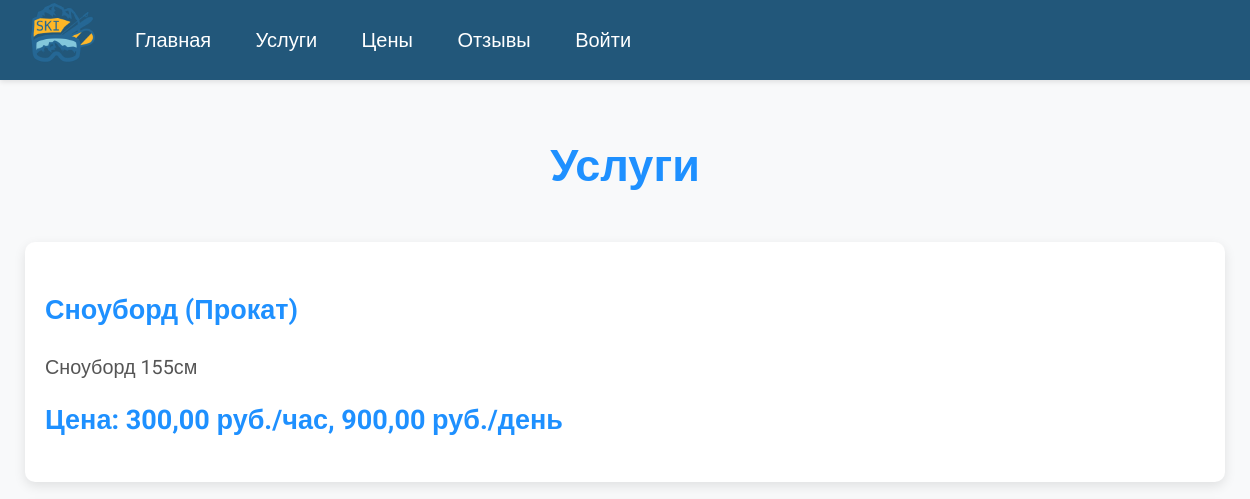
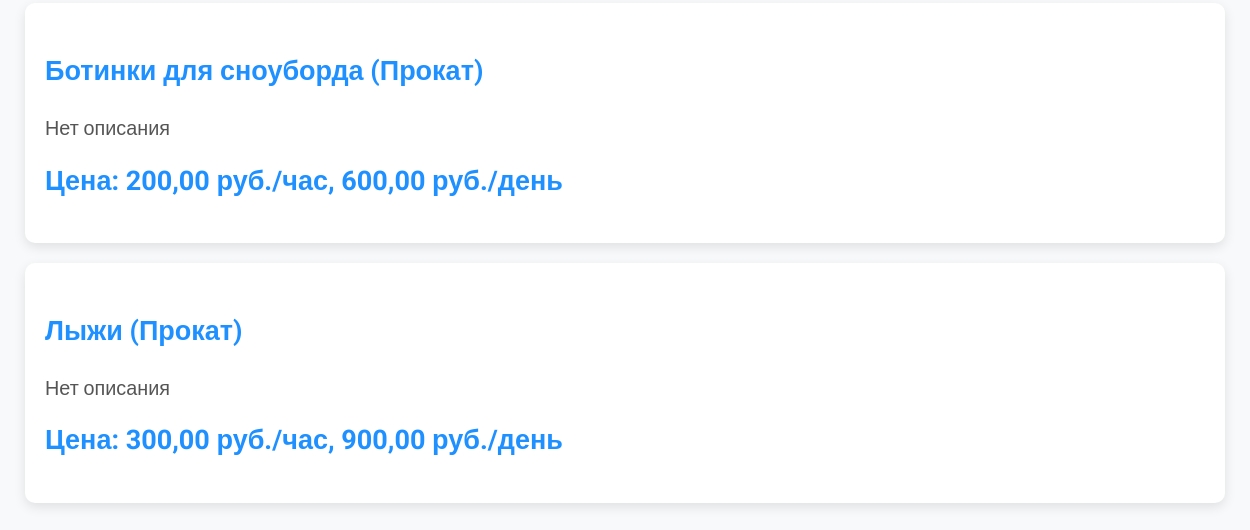
/services/, run on an earlier commit of the app's database (2 pictures, top to bottom).
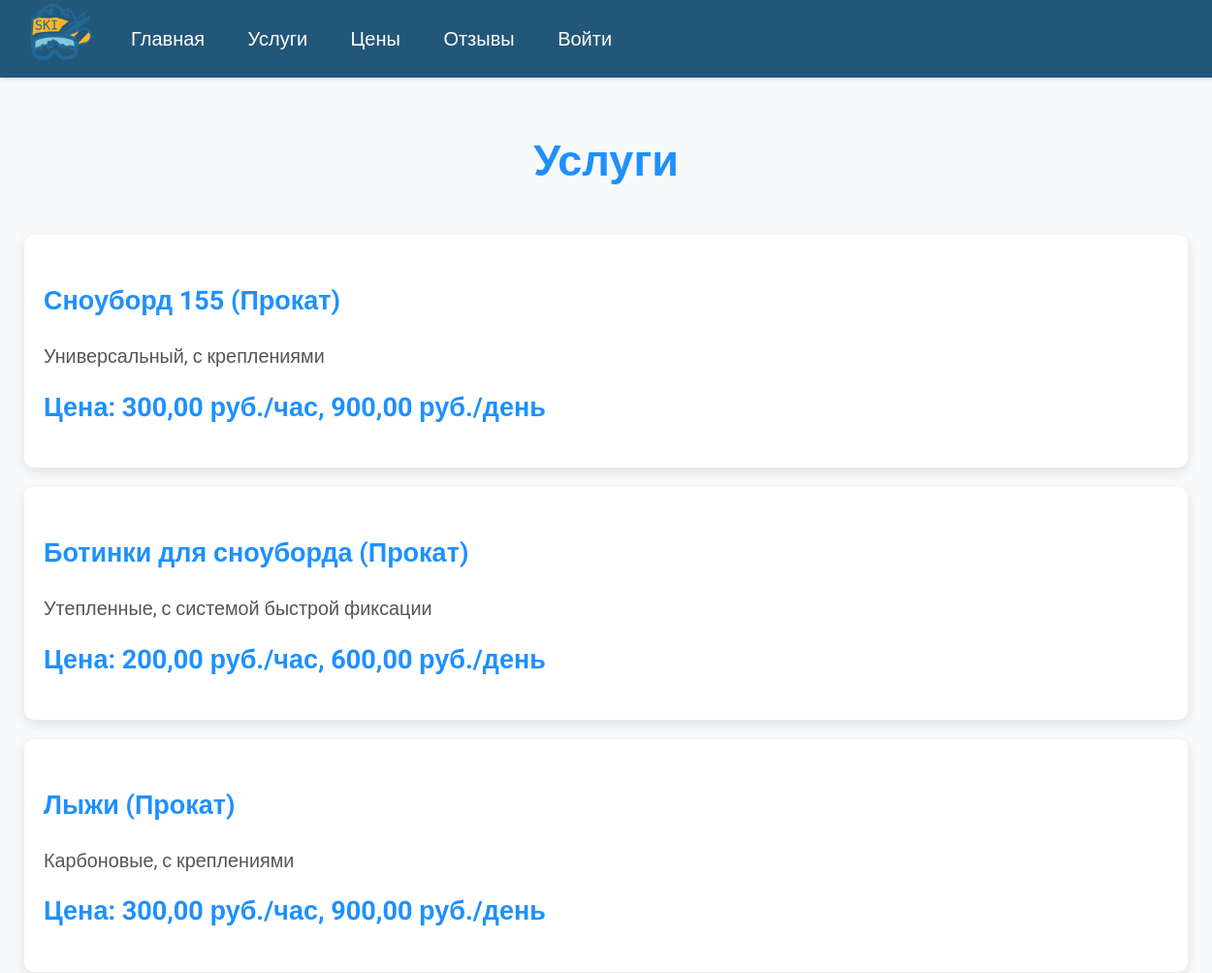
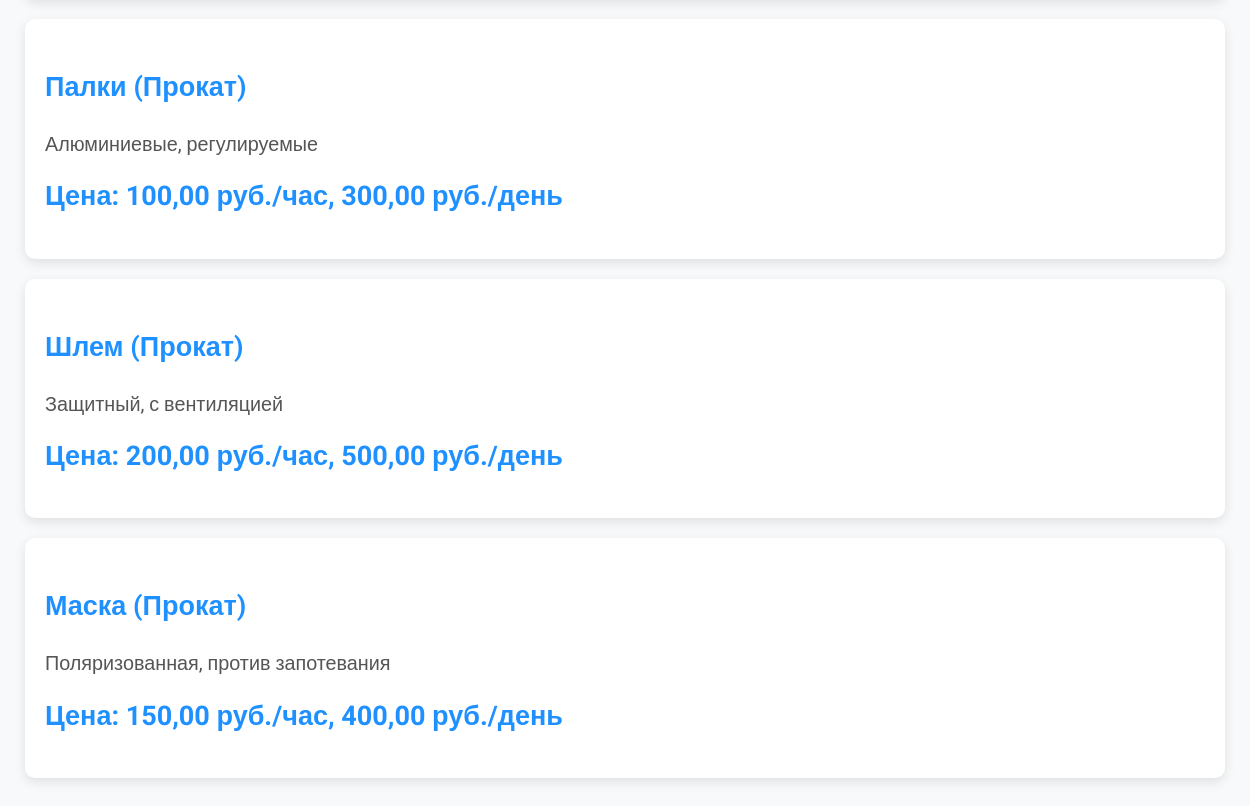
And on a later commit of the database (2 pictures, top to bottom).
### core/models.py (models this page shows, shortened)
class Service(models.Model):
    name = models.CharField(max_length=100, verbose_name="Название")
    description = models.TextField(blank=True, verbose_name="Описание")
    service_type = models.ForeignKey(ServiceType, on_delete=models.SET_NULL, null=True, verbose_name="Тип услуги")
    equipment = models.ManyToManyField('Equipment', blank=True, verbose_name="Оборудование")
    prices = models.ManyToManyField(Price, blank=True, verbose_name="Цены")
    class Meta:
        verbose_name = "Услуга"
        verbose_name_plural = "Услуги"

class ServiceType(models.Model):
    name = models.CharField(max_length=100, unique=True, verbose_name="Название")
    class Meta:
        verbose_name = "Тип услуги"
        verbose_name_plural = "Типы услуг"

class Price(models.Model):
    name = models.CharField(max_length=100, verbose_name="Название")
    price_per_hour = models.DecimalField(max_digits=10, decimal_places=2, validators=[MinValueValidator(0)],
                                         verbose_name="Цена за час")
    price_per_day = models.DecimalField(max_digits=10, decimal_places=2, validators=[MinValueValidator(0)],
                                        verbose_name="Цена за день")
    class Meta:
        verbose_name = "Цена"
        verbose_name_plural = "Цены"

### core/views.py (the view)
# urls.py: path('services/', views.services_view, name='services'),
def services_view(request):
    services = Service.objects.all()
    service_types = ServiceType.objects.all()
    bookings = Booking.objects.filter(user=request.user) if request.user.is_authenticated else None
    return render(request, 'services.html',
                  {'services': services, 'service_types': service_types, 'bookings': bookings})

### core/templates/services.html (shortened to what this page needs)
{% extends 'base.html' %}
{% block content %}
<div class="container">
    <h1>Услуги</h1>
    <ul>
        {% for service in services %}
            <li>
                <h3>{{ service.name }} ({{ service.service_type.name|default:"—" }})</h3>
                <p>{{ service.description|default:"Нет описания" }}</p>
                <div class="price-container">
                    <div class="price">
                        {% with price=service.prices.first %}
                            {% if price %}
                                Цена: {{ price.price_per_hour }} руб./час, {{ price.price_per_day }} руб./день
                            {% else %}
                                Цена: не указана
                            {% endif %}
                        {% endwith %}
                    </div>
                </div>
            </li>
        {% endfor %}
    </ul>
</div>
<link rel="stylesheet" href="https://cdnjs.cloudflare.com/ajax/libs/font-awesome/6.0.0/css/all.min.css">
{% endblock %}

### core/templates/base.html (shortened to what this page needs)
<!DOCTYPE html>
{% load static %}
<html lang="ru">
<head>
    <link rel="stylesheet" href="{% static 'css/style.css' %}">
</head>
<body>
<header>
    <nav class="navbar">
        <a href="{% url 'home' %}" class="logo-link">
            <img src="{% static 'image/logo1.png' %}" alt="Логотип курорта" class="logo">
        </a>
        <div class="nav-links">
            <a href="{% url 'home' %}">Главная</a>
            <a href="{% url 'services' %}">Услуги</a>
            <a href="{% url 'pricing' %}">Цены</a>
            <a href="{% url 'review_list' %}">Отзывы</a>
            {% if user.is_authenticated %}
                {% if user.is_staff %}
                    <a href="{% url 'bookings_admin' %}">Бронирования</a>
                {% endif %}
                {% if user.is_superuser %}
                    <a href="/admin/" class="admin-link">Администрирование</a>
                {% endif %}
                {% if not user.is_staff %}
                    <a href="{% url 'profile' %}">Профиль</a>
                {% endif %}
                <form class="logoutButton" id="logout-form" method="post" action="/logout/">
                    {% csrf_token %}
                    <button type="submit">Выйти</button>
                </form>
            {% else %}
                <a href="{% url 'login' %}">Войти</a>
            {% endif %}
        </div>
    </nav>
</header>
<main>
    {% block content %}{% endblock %}
</main>
</body>
</html>

### core/static/css/style.css (style rules this page uses)
body { font-family: 'Roboto', sans-serif; margin: 0; padding: 0; background-color: #22577a; color: #333; font-size: 18px; }
.navbar { background-color: #22577a; color: #fff; padding: 10px 20px; display: flex; align-items: center; position: fixed; top: 0; left: 0; width: 100%; justify-content: flex-start; box-shadow: 0px 2px 5px rgba(0, 0, 0, 0.1); z-index: 1000; height: 60px; }
.navbar .logo-link { margin-right: 20px; }
.navbar .logo { width: 80px; height: auto; }
.nav-links a { color: #fff; text-decoration: none; padding: 10px 15px; margin-right: 10px; font-weight: 500; font-size: 20px; transition: all 0.3s ease; position: relative; }
.nav-links a::after { content: ''; position: absolute; left: 0; bottom: 0; width: 100%; height: 2px; background-color: #FFD700; transform: scaleX(0); transform-origin: bottom right; transition: transform 0.3s ease; }

### core/templates/services.html (style rules this page uses)
body { font-family: 'Roboto', sans-serif; margin: 0; padding: 0; background-color: #f8f9fa; color: #343a40; line-height: 1.6; }
.container { width: 100%; max-width: 1200px; margin: 0 auto; padding: 20px; margin-top: 80px; }
h1 { color: #1e90ff; text-align: center; margin-bottom: 40px; font-size: 2.5em; font-weight: 700; }
ul { list-style-type: none; padding: 0; margin: 0; }
li { background-color: #fff; padding: 20px; margin-bottom: 20px; border-radius: 10px; box-shadow: 0 4px 12px rgba(0, 0, 0, 0.1); transition: transform 0.3s ease, box-shadow 0.3s ease; position: relative; }
li h3 { color: #1e90ff; font-size: 1.5em; margin-bottom: 10px; font-weight: 700; }
li p { color: #555; font-size: 1.1em; margin-bottom: 15px; }
.price-container { display: flex; justify-content: space-between; align-items: center; margin-bottom: 20px; }
.price { color: #1e90ff; font-size: 1.5em; font-weight: 700; }

What changed in the data, as far as the page shows it:
changed Service: name "Сноуборд" → "Сноуборд 155"; description "Сноуборд 155см" → "Универсальный, с креплениями"
changed Service "Ботинки для сноуборда": description "Нет описания" → "Утепленные, с системой быстрой фиксации"
changed Service "Лыжи": description "Нет описания" → "Карбоновые, с креплениями"
added Service: name "Палки", service_type.name "Прокат", description "Алюминиевые, регулируемые", prices.first.price_per_hour "100,00", prices.first.price_per_day "300,00"
added Service: name "Шлем", service_type.name "Прокат", description "Защитный, с вентиляцией", prices.first.price_per_hour "200,00", prices.first.price_per_day "500,00"
added Service: name "Маска", service_type.name "Прокат", description "Поляризованная, против запотевания", prices.first.price_per_hour "150,00", prices.first.price_per_day "400,00"
